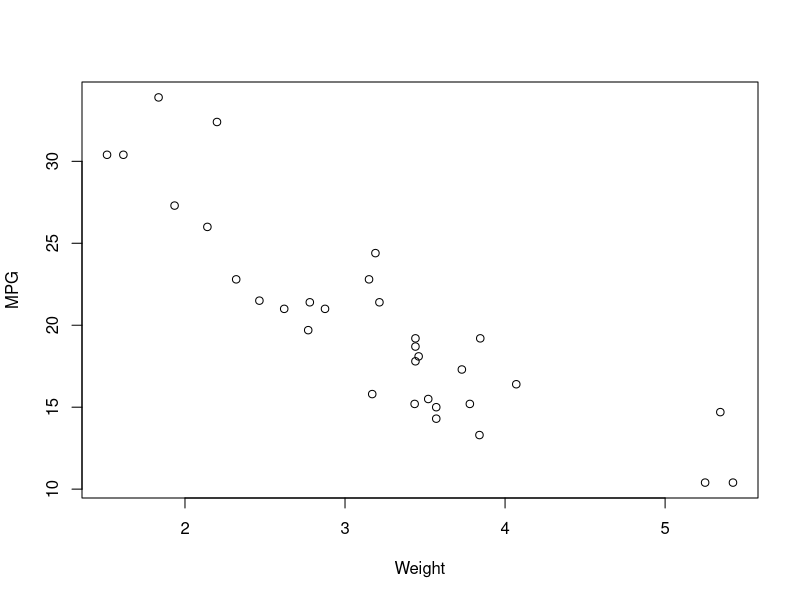
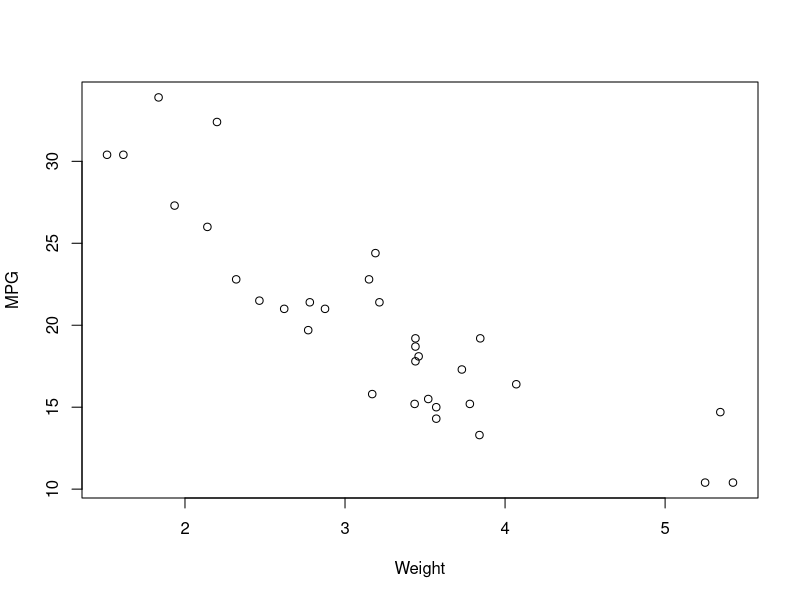

Generate these figures, in order, with R:
## ---- chunk 1
knitr::opts_chunk$set(echo = FALSE)
## ---- chunk 2
head(mtcars)
 
## ---- chunk 3

# remove pound characters from code output using comment = ""
head(mtcars)

## ---- chunk 4

plot(mtcars$wt, mtcars$mpg, xlab = "Weight", ylab = "MPG")

## ---- chunk 5

plot(mtcars$wt, mtcars$mpg, xlab = "Weight", ylab = "MPG")

